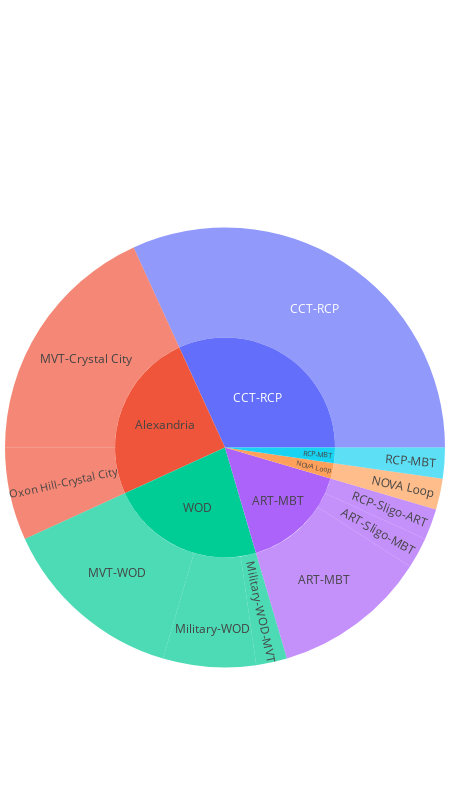

Here is the notebook cell this chart was saved with:
### Code cell
fig_sunburst = px.sunburst(rides_df, path=["route", "full_route", "coffee_shop"],)
fig_sunburst.update_layout(
    width=450,
    height=800,
    margin=dict(l=5, r=5, t=100, b=5),  # left, right, top, bottom margins
    paper_bgcolor='rgba(0,0,0,0)',
    plot_bgcolor='rgba(0,0,0,0)',
)
fig_sunburst.show()
fig_sunburst.write_image(f'{year}/ride_sunburst_{year}.png', format='png')
fig_sunburst.write_html(f'{year}/ride_sunburst_{year}.html')

### Figure 1 — Plotly figure (JSON) as saved in the notebook; plotly's stock layout.template omitted (floating-point values rounded to 4 significant figures)
{"data": [{"branchvalues": "total", "domain": {"x": [0, 1], "y": [0, 1]}, "hovertemplate": "labels=%{label}<br>count=%{value}<br>parent=%{parent}<br>id=%{id}<extra></extra>", "ids": ["ART-MBT/ART-MBT", "ART-MBT/ART-Sligo-MBT", "CCT-RCP/CCT-RCP", "Alexandria/MVT-Crystal City", "WOD/MVT-WOD", "WOD/Military-WOD", "WOD/Military-WOD-MVT", "NOVA Loop/NOVA Loop", "Alexandria/Oxon Hill-Crystal City", "RCP-MBT/RCP-MBT", "ART-MBT/RCP-Sligo-ART", "ART-MBT", "Alexandria", "CCT-RCP", "NOVA Loop", "RCP-MBT", "WOD"], "labels": ["ART-MBT", "ART-Sligo-MBT", "CCT-RCP", "MVT-Crystal City", "MVT-WOD", "Military-WOD", "Military-WOD-MVT", "NOVA Loop", "Oxon Hill-Crystal City", "RCP-MBT", "RCP-Sligo-ART", "ART-MBT", "Alexandria", "CCT-RCP", "NOVA Loop", "RCP-MBT", "WOD"], "name": "", "parents": ["ART-MBT", "ART-MBT", "CCT-RCP", "Alexandria", "WOD", "WOD", "WOD", "NOVA Loop", "Alexandria", "RCP-MBT", "ART-MBT", "", "", "", "", "", ""], "type": "sunburst", "values": [5, 1, 14, 8, 6, 3, 1, 1, 3, 1, 1, 7, 11, 14, 1, 1, 10]}], "layout": {"height": 800, "legend": {"tracegroupgap": 0}, "margin": {"b": 5, "l": 5, "r": 5, "t": 100}, "paper_bgcolor": "rgba(0,0,0,0)", "plot_bgcolor": "rgba(0,0,0,0)", "width": 450}}
